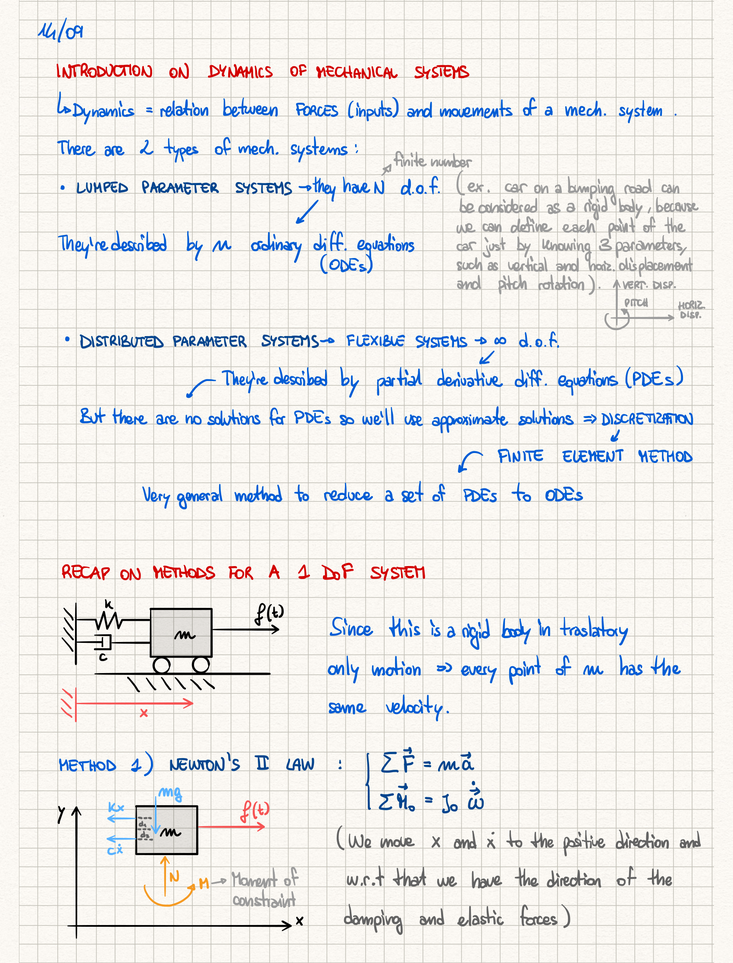
#> input picture rendered/original/page_001.png, 733 x 963 px, shrunk from 1700 x 2232 before the run
$ python clean_notes.py rendered/original/page_001.png out.png
#> lines starting #> are read from the running program, lines starting #| are printed output that depends on the picture; after the words box and inside, x2 and y2 are one past the last pixel; in counts of white or black regions, pixels touching at a corner belong together
import cv2
import numpy as np
from pathlib import Path

def clean_handwritten_notes(input_path: str, output_path: str):
    """
    Rimuove la griglia, appiattisce lo sfondo a bianco puro, e rende tutto il testo nero.
    Pensato per appunti scritti a mano su carta quadrettata con inchiostri colorati.
    """
#> called with input_path = 'rendered/original/page_001.png', output_path = 'out.png'
    img = cv2.imread(input_path, cv2.IMREAD_COLOR)
#> img is the input picture: shape (963, 733, 3); mean B, G, R 233, 234.1, 235
    if img is None:
        raise FileNotFoundError(f"Impossibile leggere l'immagine: {input_path}")

    # 1) Grayscale
    gray = cv2.cvtColor(img, cv2.COLOR_BGR2GRAY)
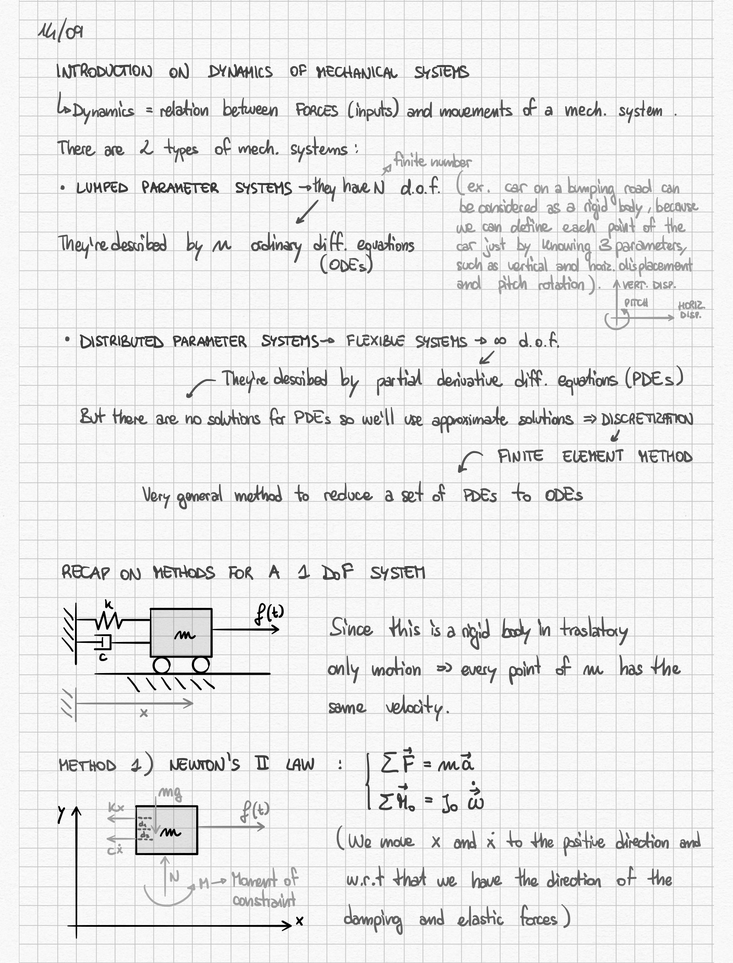
#> gray: shape (963, 733); min 0, max 255, mean 234.1

    # 2) Stima dello sfondo (median blur "forte") e normalizzazione per sopprimere la griglia
    bg = cv2.medianBlur(gray, 21)
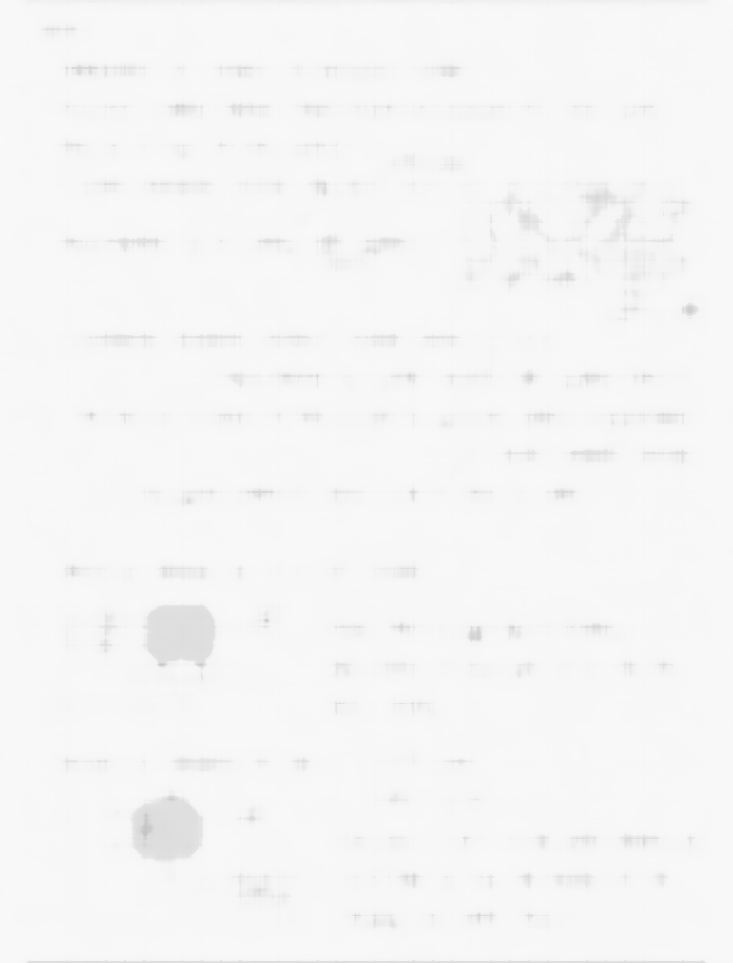
#> bg: shape (963, 733); min 195, max 249, mean 246.2
    bg = np.clip(bg, 1, 255)
    norm = cv2.divide(gray, bg, scale=255)

    # 3) Binarizzazione (Otsu). Sfondo bianco, inchiostro nero
    _, bw = cv2.threshold(norm, 0, 255, cv2.THRESH_BINARY + cv2.THRESH_OTSU)
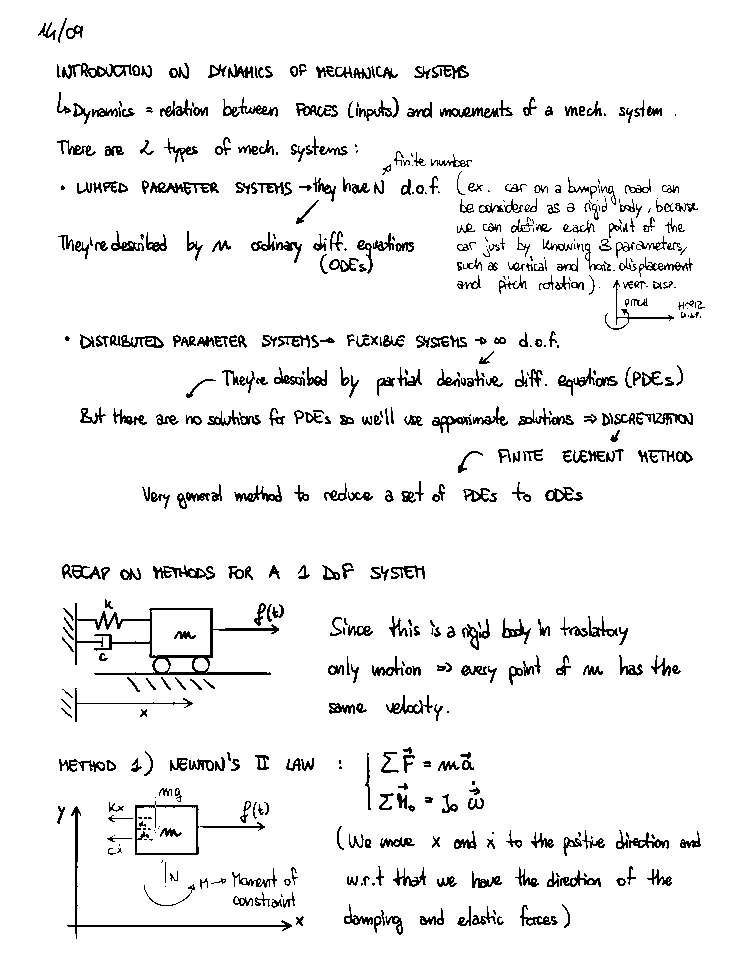
#> bw: shape (963, 733); 93.8% white; black in thin lines or dots, all inside (x1, y1, x2, y2) = (38, 18, 705, 939)

    # Garantisce testo nero e sfondo bianco (inverti se i bordi risultano scuri)
    border = np.concatenate([bw[0,:], bw[-1,:], bw[:,0], bw[:,-1]])
#> border = 3392 values from 255 to 255
    if border.mean() < 127:
        bw = cv2.bitwise_not(bw)

    # 4) Rimozione puntinature/avanzi di griglia: elimina componenti troppo piccole
    nb, labels, stats, _ = cv2.connectedComponentsWithStats(255 - bw, connectivity=8)
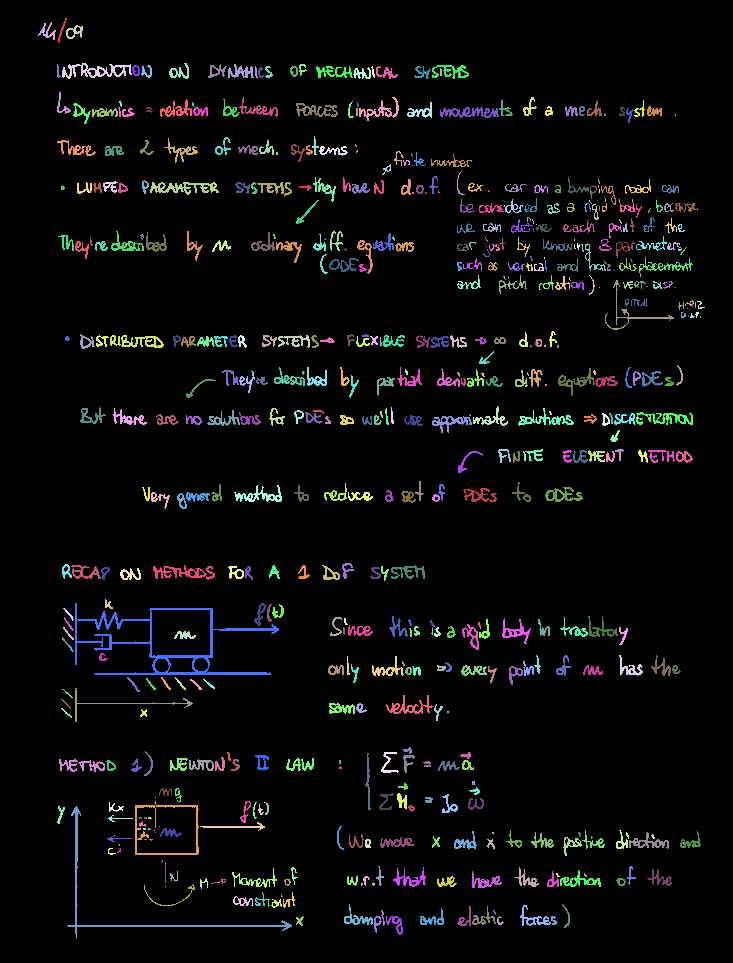
#> labels: shape (963, 733) int32; 566 distinct labels, from 0 to 565; one colour per label, 0 black
#> nb = 566; stats = 566 rows, first 6: [0, 0, 733, 963, 662361], [58, 18, 9, 25, 49], [38, 22, 18, 18, 108], [66, 25, 17, 14, 107], [62, 63, 70, 16, 449], [169, 63, 20, 16, 134]
    cleaned = bw.copy()
    min_area = 18  # aumenta se restano puntini di griglia; diminuisci se mangia dettagli
    for i in range(1, nb):
        if stats[i, cv2.CC_STAT_AREA] < min_area:
            cleaned[labels == i] = 255
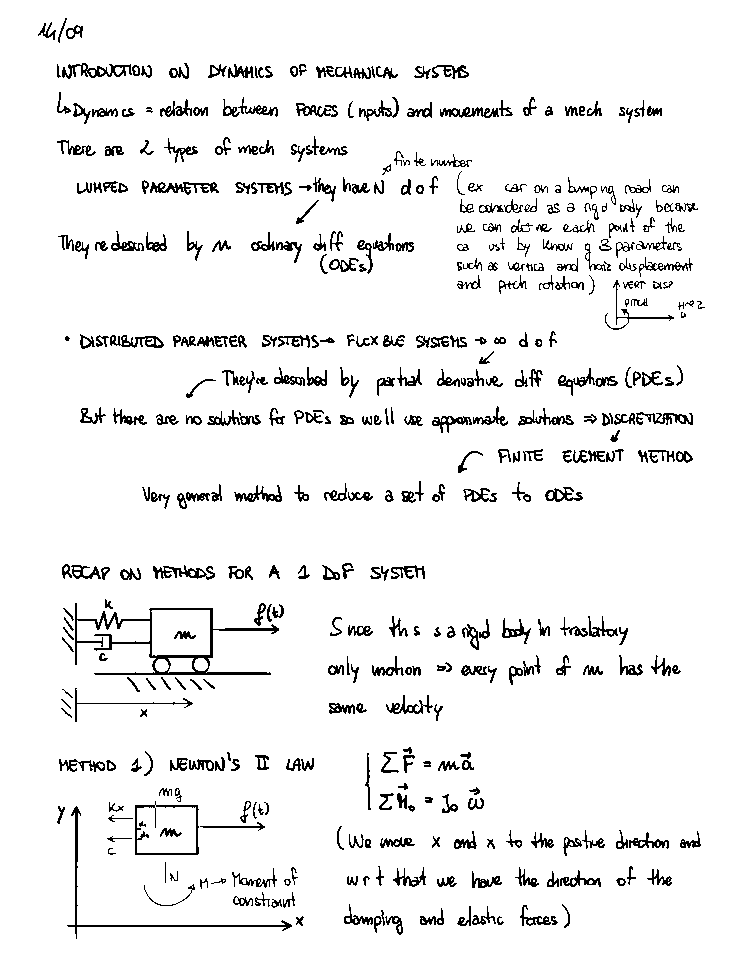
#> cleaned: shape (963, 733); 94% white; black in thin lines or dots, all inside (x1, y1, x2, y2) = (38, 18, 705, 939)

    # 5) Piccola apertura morfologica per pulire senza assottigliare troppo
    kernel = cv2.getStructuringElement(cv2.MORPH_RECT, (1, 1))
    cleaned = cv2.morphologyEx(cleaned, cv2.MORPH_OPEN, kernel, iterations=1)

    Path(output_path).parent.mkdir(parents=True, exist_ok=True)
    cv2.imwrite(output_path, cleaned)

if __name__ == "__main__":
    import argparse
    ap = argparse.ArgumentParser(description="Pulisci appunti: rimuovi griglia e rendi il testo nero su bianco.")
    ap.add_argument("input", help="Percorso immagine in ingresso (jpg/png/pdf convertito in immagine).")
    ap.add_argument("output", help="Percorso immagine in uscita (png/jpg).")
    args = ap.parse_args()
    clean_handwritten_notes(args.input, args.output)
